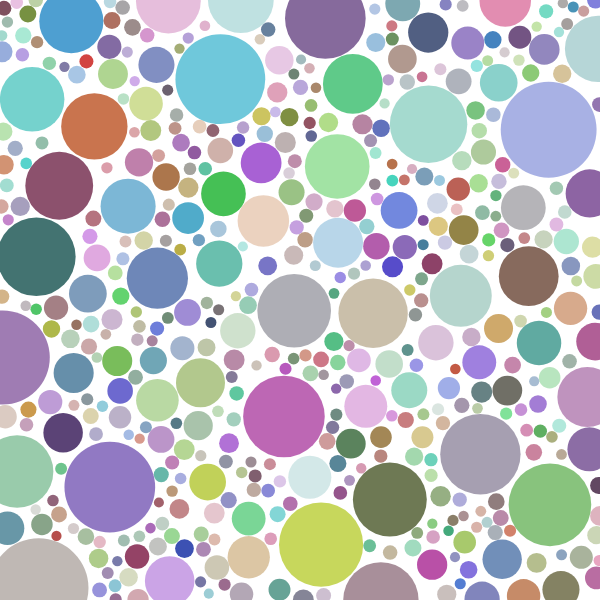
Frame 1 (no input)
Frame 60 (no input): identical to frame 1, image omitted
Frame 120 (the mouse pressed at the canvas centre since frame 60): identical to frame 1, image omitted

The p5.js sketch that drew this single still picture (run headless with seeded random() and noise() and a simulated clock; from frame 60 on, the mouse is pressed at the canvas centre):

// p5.js sketch
// ── sketch.js
var w = 600;
var h = 600;
var circles = [];

function setup() {
    createCanvas(w,h);
    var nTimes = 0;
    while(circles.length < 500 ){

        var circle = {
            x: random(width),
            y: random(height),
            r: random(5,50)
        };
        var flag = 1;
        for(j=0; j<circles.length; j++){
            var tmp = circles[j];
            var d = dist(circle.x,circle.y, tmp.x, tmp.y);
            if(d<(circle.r + tmp.r)){flag = 0;break;}
        }
        if(flag){
            circles.push(circle)
        }
        nTimes++;
        if(nTimes>100000){break;}
    }

    for (var i =0; i<circles.length; i++){
        // fill(0,0,255,100);
        fill(random(2,200),random(2,200),random(2,200),random(85,200));
        noStroke();
        ellipse(circles[i].x,circles[i].y,circles[i].r*2,circles[i].r*2);
    }
    console.log(circles.length);


}



function draw() {


}
